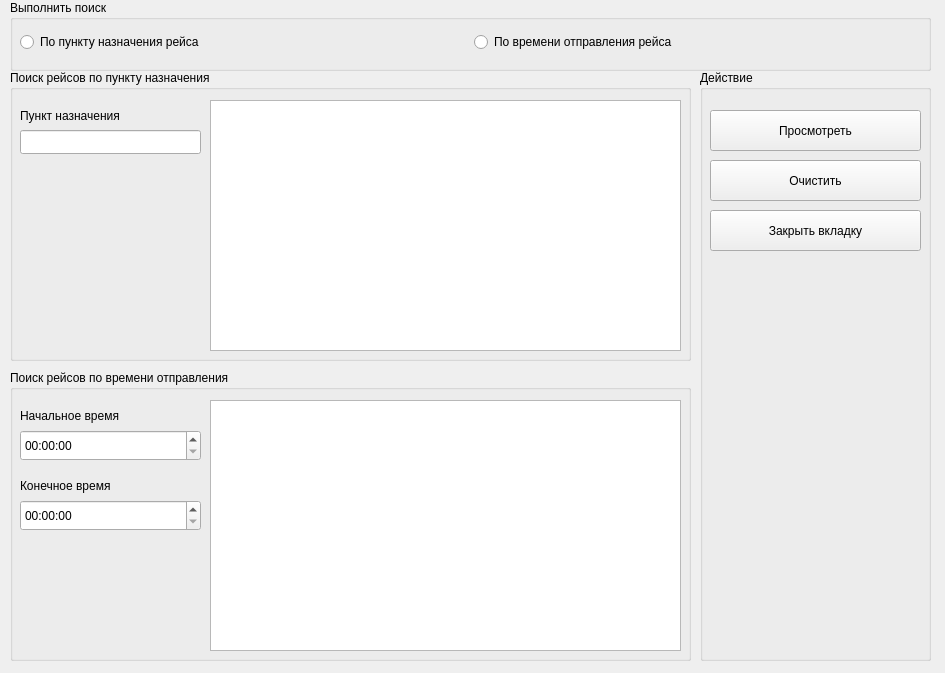
<?xml version="1.0" encoding="UTF-8"?>
<ui version="4.0">
 <class>InfoForm</class>
 <widget class="QWidget" name="InfoForm">
  <property name="geometry">
   <rect>
    <x>0</x>
    <y>0</y>
    <width>945</width>
    <height>673</height>
   </rect>
  </property>
  <property name="windowTitle">
   <string>Form</string>
  </property>
  <widget class="QGroupBox" name="groupBox">
   <property name="geometry">
    <rect>
     <x>10</x>
     <y>0</y>
     <width>921</width>
     <height>71</height>
    </rect>
   </property>
   <property name="title">
    <string>Выполнить поиск</string>
   </property>
   <widget class="QWidget" name="layoutWidget">
    <property name="geometry">
     <rect>
      <x>10</x>
      <y>30</y>
      <width>901</width>
      <height>24</height>
     </rect>
    </property>
    <layout class="QGridLayout" name="gridLayout">
     <item row="0" column="0">
      <widget class="QRadioButton" name="destinationRadioButton">
       <property name="text">
        <string>По пункту назначения рейса</string>
       </property>
      </widget>
     </item>
     <item row="0" column="1">
      <widget class="QRadioButton" name="timeRadioButton">
       <property name="text">
        <string>По времени отправления рейса</string>
       </property>
      </widget>
     </item>
    </layout>
   </widget>
  </widget>
  <widget class="QGroupBox" name="groupBox_2">
   <property name="geometry">
    <rect>
     <x>10</x>
     <y>70</y>
     <width>681</width>
     <height>291</height>
    </rect>
   </property>
   <property name="title">
    <string>Поиск рейсов по пункту назначения</string>
   </property>
   <widget class="QLineEdit" name="destinationLineEdit">
    <property name="geometry">
     <rect>
      <x>10</x>
      <y>60</y>
      <width>181</width>
      <height>24</height>
     </rect>
    </property>
   </widget>
   <widget class="QLabel" name="label">
    <property name="geometry">
     <rect>
      <x>10</x>
      <y>30</y>
      <width>181</width>
      <height>31</height>
     </rect>
    </property>
    <property name="text">
     <string>Пункт назначения</string>
    </property>
   </widget>
   <widget class="QTableView" name="destinationTableView">
    <property name="geometry">
     <rect>
      <x>200</x>
      <y>30</y>
      <width>471</width>
      <height>251</height>
     </rect>
    </property>
   </widget>
  </widget>
  <widget class="QGroupBox" name="groupBox_4">
   <property name="geometry">
    <rect>
     <x>700</x>
     <y>70</y>
     <width>231</width>
     <height>591</height>
    </rect>
   </property>
   <property name="title">
    <string>Действие</string>
   </property>
   <widget class="QPushButton" name="showPushButton">
    <property name="geometry">
     <rect>
      <x>10</x>
      <y>40</y>
      <width>211</width>
      <height>41</height>
     </rect>
    </property>
    <property name="text">
     <string>Просмотреть</string>
    </property>
   </widget>
   <widget class="QPushButton" name="resetPushButton">
    <property name="geometry">
     <rect>
      <x>10</x>
      <y>90</y>
      <width>211</width>
      <height>41</height>
     </rect>
    </property>
    <property name="text">
     <string>Очистить</string>
    </property>
   </widget>
   <widget class="QPushButton" name="exitToMainPushButton">
    <property name="geometry">
     <rect>
      <x>10</x>
      <y>140</y>
      <width>211</width>
      <height>41</height>
     </rect>
    </property>
    <property name="text">
     <string>Закрыть вкладку</string>
    </property>
   </widget>
  </widget>
  <widget class="QGroupBox" name="groupBox_3">
   <property name="geometry">
    <rect>
     <x>10</x>
     <y>370</y>
     <width>681</width>
     <height>291</height>
    </rect>
   </property>
   <property name="title">
    <string>Поиск рейсов по времени отправления</string>
   </property>
   <widget class="QLabel" name="label_2">
    <property name="geometry">
     <rect>
      <x>10</x>
      <y>30</y>
      <width>181</width>
      <height>31</height>
     </rect>
    </property>
    <property name="text">
     <string>Начальное время</string>
    </property>
   </widget>
   <widget class="QTimeEdit" name="firstTimeEdit">
    <property name="geometry">
     <rect>
      <x>10</x>
      <y>60</y>
      <width>181</width>
      <height>31</height>
     </rect>
    </property>
   </widget>
   <widget class="QTimeEdit" name="lastTimeEdit">
    <property name="geometry">
     <rect>
      <x>10</x>
      <y>130</y>
      <width>181</width>
      <height>31</height>
     </rect>
    </property>
   </widget>
   <widget class="QLabel" name="label_3">
    <property name="geometry">
     <rect>
      <x>10</x>
      <y>100</y>
      <width>181</width>
      <height>31</height>
     </rect>
    </property>
    <property name="text">
     <string>Конечное время</string>
    </property>
   </widget>
   <widget class="QTableView" name="timeTableView">
    <property name="geometry">
     <rect>
      <x>200</x>
      <y>30</y>
      <width>471</width>
      <height>251</height>
     </rect>
    </property>
   </widget>
  </widget>
 </widget>
 <resources/>
 <connections/>
</ui>
